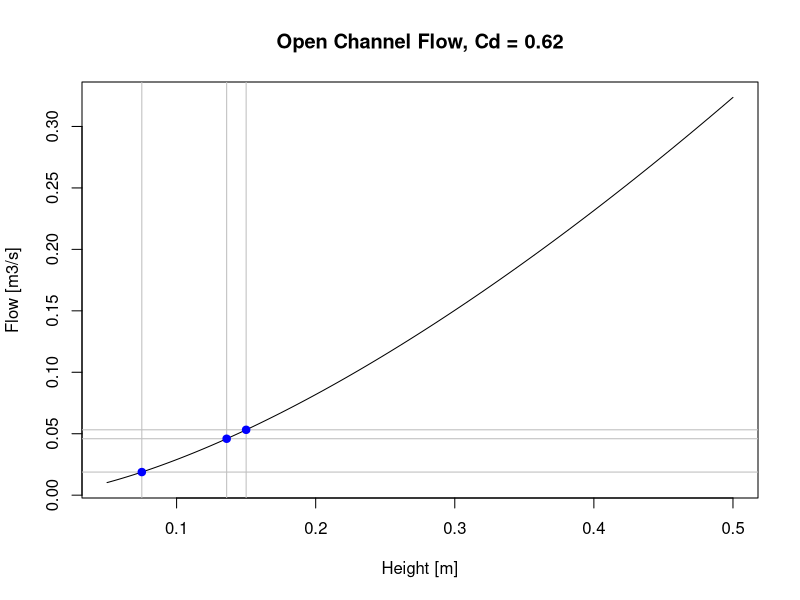

Source code (R):
########################################
#
# R4H2O 2: IRRIGATION CHANNEL CASE STUDY
#
########################################

# Define constants

cd <- 0.62
g <- 9.81
b <- 0.5

# Question 1
# Flow in m3/s when h = 100 mm

h1 <- 100 / 1000
q1 <- (2 / 3) * cd * sqrt(2 * g) * b * h1^(3 / 2)
q1

# Question 2
# h=150mm, h = 136mm, h = 75mm

h2 <- c(150, 136, 75) / 1000
q2 <- (2 / 3) * cd * sqrt(2 * g) * b * h2^(3 / 2)
mean(q2)

# Question 3
# Plot the flow in m3/s for all heights between 50mm and 500mm

h3 <- (50:500) / 1000
q3 <- (2 / 3) * cd * sqrt(2 * g) * b * h3^(3 / 2)

plot(h3, q3, type = "l",
     xlab = "Height [m]", ylab = "Flow [m3/s]",
     main = "Open Channel Flow, Cd = 0.62")
abline(v = h2, col = "grey")
abline(h = q2, col = "grey")
points(h2, q2, pch = 19, col = "blue")

# Generate sequences

h3 <- seq(from = .05, to = .3, by = .001)

h3 <- seq(from = 0.05, to = 0.3, length.out = 100)

# For-loop (not recommended)

q3 <- vector()
i <- 1

for (h3 in 50:500) {
  q3[i] <- (2 / 3) * cd * sqrt(2 * g) * b * (h3 / 1000)^(3 / 2)
  i <- i + 1
}
